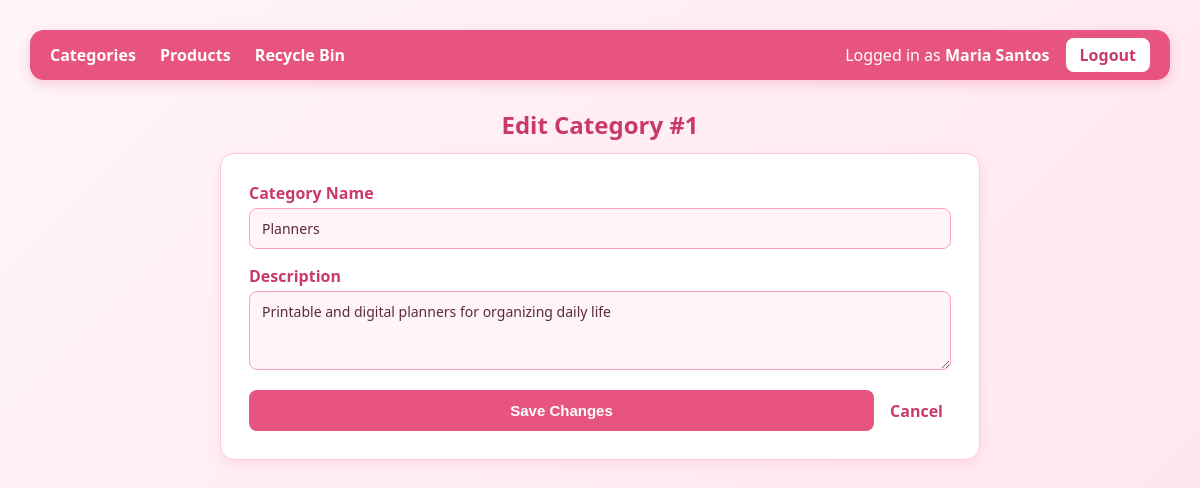
The page /edit_category.php?id=1 (signed in) on the database its author committed.
### tables this page shows
CREATE TABLE categories (
    category_id     INT AUTO_INCREMENT PRIMARY KEY,
    category_name   VARCHAR(100) NOT NULL,
    description     TEXT,
    added_by        INT NOT NULL,
    last_updated_by INT NULL,
    date_added      TIMESTAMP DEFAULT CURRENT_TIMESTAMP,
    last_updated    TIMESTAMP NULL DEFAULT NULL,
    FOREIGN KEY (added_by) REFERENCES users(user_id),
    FOREIGN KEY (last_updated_by) REFERENCES users(user_id)
);

### core/models.php (called while the page is built, shortened)
<?php
function getCategoryById($pdo, $id) {
    $stmt = $pdo->prepare("SELECT * FROM categories WHERE category_id = ?");
    $stmt->execute([$id]);
    return $stmt->fetch();
}

### core/auth.php (called while the page is built, shortened)
<?php
function sessionUserIsValid($pdo) {
    $stmt = $pdo->prepare("SELECT COUNT(*) FROM users WHERE user_id = ?");
    $stmt->execute([$_SESSION['user_id']]);
    return $stmt->fetchColumn() > 0;
}
function requireLogin() {
    global $pdo;
    if (!sessionUserIsValid($pdo)) {
        $_SESSION = [];
        header("Location: login.php");
        exit;
    }
}

### edit_category.php (the view, shortened to what this page needs)
<?php
require_once 'core/dbConfig.php';
require_once 'core/auth.php';
require_once 'core/models.php';
requireLogin();
$category = getCategoryById($pdo, (int) ($_GET['id'] ?? 0));
$search = trim($_GET['search'] ?? '');
?>
<!DOCTYPE html>
<html>
<head>
    <link rel="stylesheet" href="style.css">
</head>
<body>
    <?php include 'nav.php'; ?>
    <h2>Edit Category #<?= $category['category_id'] ?></h2>
    <form class="app-form" action="core/handleForms.php" method="POST">
        <div class="form-grid">
            <div class="field full">
                <label>Category Name</label>
                <input type="text" name="category_name" value="<?= htmlspecialchars($category['category_name']) ?>" required>
            </div>
            <div class="field full">
                <label>Description</label>
                <textarea name="description" rows="3"><?= htmlspecialchars($category['description']) ?></textarea>
            </div>
        </div>
        <div class="form-actions">
            <button type="submit" name="updateCategory">Save Changes</button>
            <a href="index.php<?= $search !== '' ? '?search=' . urlencode($search) : '' ?>">Cancel</a>
        </div>
    </form>
</body>
</html>

### style.css (style rules this page uses)
:root { --pink-50: #fff5f8; --pink-100: #ffe4ec; --pink-200: #ffc9db; --pink-300: #ff9fbd; --pink-400: #f77aa5; --pink-500: #e75480; --pink-600: #c93a68; --text: #5a2a3c; }
* { box-sizing: border-box; }
body { font-family: "Segoe UI", Arial, sans-serif; background: linear-gradient(135deg, var(--pink-50), var(--pink-100)); color: var(--text); margin: 0; padding: 30px; min-height: 100vh; }
body > * { max-width: 1200px; margin-left: auto; margin-right: auto; }
h2 { color: var(--pink-600); margin: 28px auto 12px; }
form { background: #fff; padding: 20px; border-radius: 14px; border: 1px solid var(--pink-200); box-shadow: 0 4px 12px rgba(247, 122, 165, 0.15); }
input[type="text"], input[type="number"], textarea, select { display: block; width: 100%; max-width: 400px; padding: 10px 12px; margin-bottom: 12px; border: 1px solid var(--pink-300); border-radius: 8px; background: var(--pink-50); color: var(--text); font-size: 14px; }
button { background: var(--pink-500); color: #fff; border: none; padding: 9px 18px; border-radius: 8px; font-weight: 600; cursor: pointer; transition: background 0.2s; }
td a, form a { color: var(--pink-600); font-weight: 600; text-decoration: none; margin-right: 8px; }
label { display: block; font-weight: 600; margin-bottom: 4px; color: var(--pink-600); }
h2 { text-align: center; }
form.app-form { max-width: 760px; padding: 28px; }
.form-grid { display: grid; grid-template-columns: 1fr 1fr; gap: 16px 20px; margin-bottom: 20px; }
.field.full { grid-column: 1 / -1; }
.field input, .field select, .field textarea { display: block; width: 100%; max-width: none; margin-bottom: 0; padding: 10px 12px; border: 1px solid var(--pink-300); border-radius: 8px; background: var(--pink-50); color: var(--text); font-size: 14px; font-family: inherit; }
.field textarea { resize: vertical; }
.form-actions { display: flex; align-items: center; gap: 16px; }
.form-actions button { flex: 1; padding: 12px; font-size: 15px; }

### rows shown on the page
categories: category_id "1", category_name "Planners", description "Printable and digital planners for organizing daily life"

### other values the page prints
$_SESSION['full_name'] "Maria Santos"
